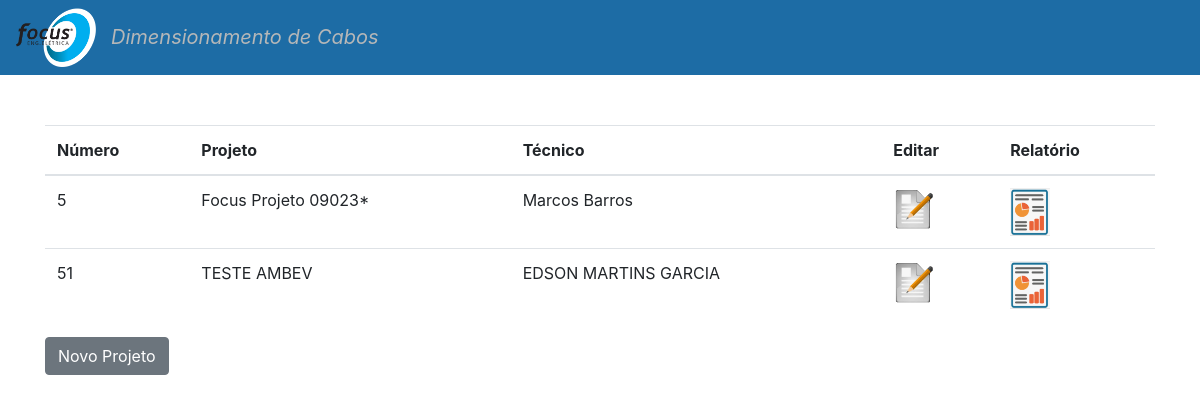
The page / on the database its author committed.
### tables this page shows
CREATE TABLE TB_PROJETOS (
                                        id integer PRIMARY KEY autoincrement,
                                        nome_projeto text NOT NULL,
                                        responsavel_tecnico varchar(200),
                                        observacao varchar(1000),
                                        data_criacao datetime,
                                        data_atualizacao datetime
                                    );

### app.py (the view)
@app.route('/')
def index():
    conn.cursor.execute("SELECT * FROM TB_PROJETOS ")
    row = conn.cursor.fetchall()
    return render_template('listaProjetos.html', data = row)

### templates/listaProjetos.html
{% extends "header.html" %}
{% block body %}
<div class="container" style="margin-top:50px">
    <table  class="table">
        <thead>
            <th>Número</th>
            <th>Projeto</th>
            <th>Técnico</th>
            <th>Editar</th>
            <th>Relatório</th>
        </thead>
        {% for item in data %}
        <tr>
            <td>{{item[0]}}</td>
            <td>{{item[1]}}</td>
            <td>{{item[2]}}</td>
            <td><a href="/projeto?id_projeto={{item[0]}}"><img src="/static/img/edit2.png" width="40px" title="Editar"></a></td>
            <td><a href="/relatorio?id={{item[0]}}"><img src="/static/img/relat_flat.png" width="40px" title="Relatório"></a></td>
        </tr>
        {% endfor %}
    </table>
    <button type="button" class="btn btn-secondary" onclick="window.location='/novo_projeto'">Novo Projeto</button>
</div>
{% endblock %}

### rows shown on the page
TB_PROJETOS: id "5", nome_projeto "Focus Projeto 09023*", responsavel_tecnico "Marcos Barros"
TB_PROJETOS: id "51", nome_projeto "TESTE AMBEV", responsavel_tecnico "EDSON MARTINS GARCIA"
